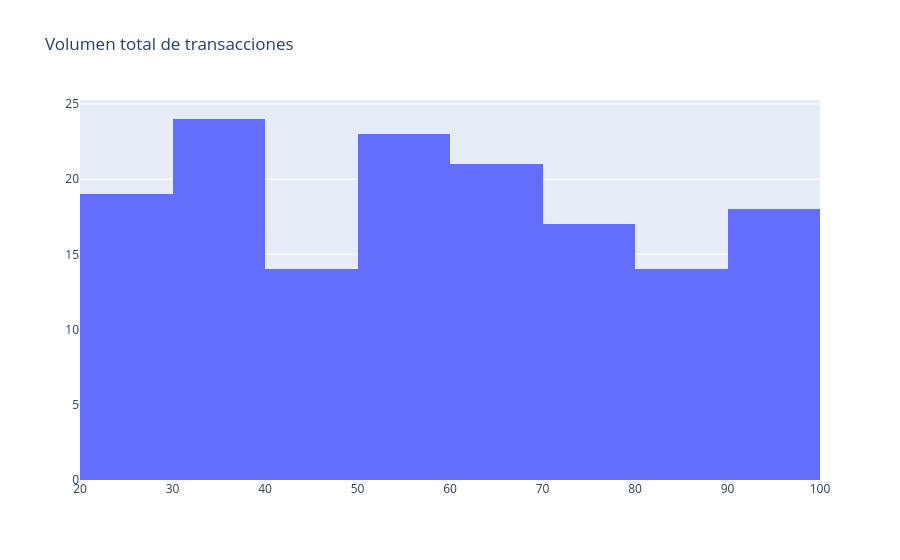

Notebook code cell kept with this figure:
### Code cell
# Creamos un histograma utilizando plotly.graph_objects
# Se crea una figura vacía y luego se añade un rastro de histograma
fig = go.Figure(data=[go.Histogram(x=df['Volumen_M'])])

# Opcional: Puedes añadir un título al gráfico si lo deseas
fig.update_layout(title_text='Volumen total de transacciones')

# Mostrar el gráfico Plotly
fig.show()

### Figure 1 — Plotly figure (JSON) as saved in the notebook; plotly's stock layout.template omitted (floating-point values rounded to 4 significant figures; data arrays with more than 128 entries replaced by an {"elided": "..."} marker saying what was removed)
{"data": [{"type": "histogram", "x": {"elided": "150 float values"}}], "layout": {"title": {"text": "Volumen total de transacciones"}}}
